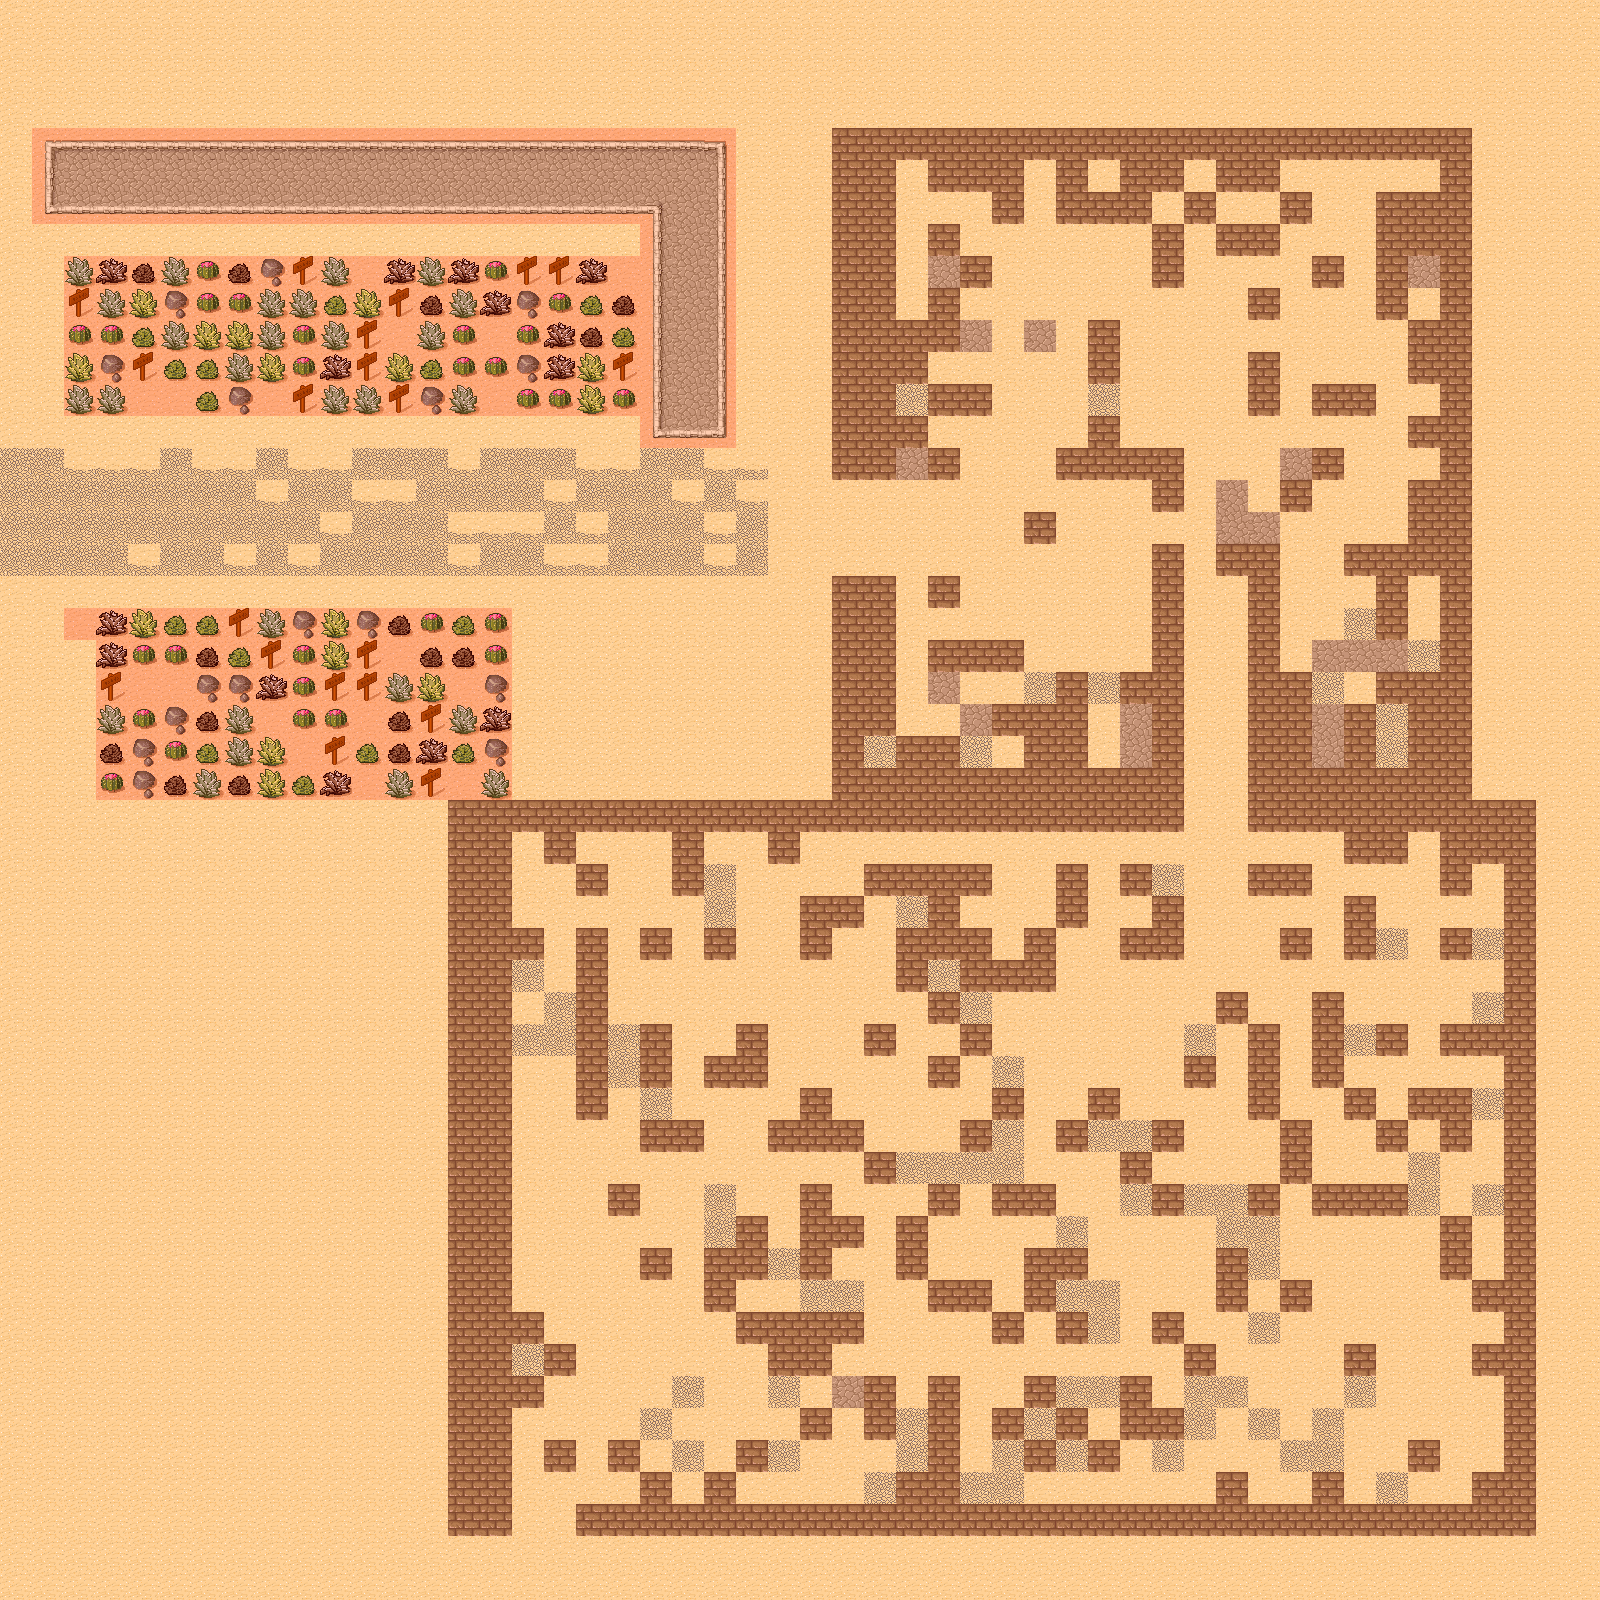

Tiled map render using the project's own tile images. Description and the map definition, with tile-layer contents summarised, below:
An orthogonal 50x50 tile map with 32x32 px tiles, 2 tile layers (background, meta), 2 tilesets and 1 object (SpawnTest).

<map version="1.2" tiledversion="1.2.1" orientation="orthogonal" renderorder="right-down" width="50" height="50" tilewidth="32" tileheight="32" infinite="0" nextlayerid="7" nextobjectid="3">
 <tileset firstgid="1" source="tmw_desert_spacing.tsx" />
 <tileset firstgid="49" source="meta_tiles.tsx" />
 <layer id="1" name="background" width="50" height="50">
  <data>[2500 cells, 2500 non-empty, 22 distinct tile ids]</data>
 </layer>
 <objectgroup id="4" name="Objects">
  <object id="2" name="SpawnTest" x="143" y="1261" />
 </objectgroup>
 <layer id="5" name="meta" width="50" height="50">
  <data>[2500 cells, 746 non-empty, 1 distinct tile ids]</data>
 </layer>
</map>
